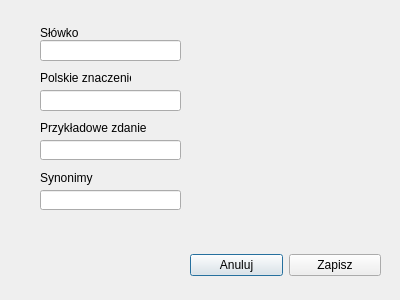
<?xml version="1.0" encoding="UTF-8"?>
<ui version="4.0">
 <class>AddWordWindow</class>
 <widget class="QDialog" name="AddWordWindow">
  <property name="geometry">
   <rect>
    <x>0</x>
    <y>0</y>
    <width>400</width>
    <height>300</height>
   </rect>
  </property>
  <property name="windowTitle">
   <string>Dodaj słowo</string>
  </property>
  <widget class="QLabel" name="label">
   <property name="geometry">
    <rect>
     <x>40</x>
     <y>23</y>
     <width>47</width>
     <height>20</height>
    </rect>
   </property>
   <property name="text">
    <string>Słówko</string>
   </property>
  </widget>
  <widget class="QLineEdit" name="eng_word_edit">
   <property name="geometry">
    <rect>
     <x>40</x>
     <y>40</y>
     <width>141</width>
     <height>21</height>
    </rect>
   </property>
  </widget>
  <widget class="QLabel" name="label_2">
   <property name="enabled">
    <bool>true</bool>
   </property>
   <property name="geometry">
    <rect>
     <x>40</x>
     <y>70</y>
     <width>91</width>
     <height>16</height>
    </rect>
   </property>
   <property name="text">
    <string>Polskie znaczenie</string>
   </property>
  </widget>
  <widget class="QLineEdit" name="pol_word_edit">
   <property name="geometry">
    <rect>
     <x>40</x>
     <y>90</y>
     <width>141</width>
     <height>21</height>
    </rect>
   </property>
  </widget>
  <widget class="QLabel" name="label_3">
   <property name="enabled">
    <bool>true</bool>
   </property>
   <property name="geometry">
    <rect>
     <x>40</x>
     <y>120</y>
     <width>111</width>
     <height>16</height>
    </rect>
   </property>
   <property name="text">
    <string>Przykładowe zdanie</string>
   </property>
  </widget>
  <widget class="QLineEdit" name="sentence_edit">
   <property name="geometry">
    <rect>
     <x>40</x>
     <y>140</y>
     <width>141</width>
     <height>20</height>
    </rect>
   </property>
  </widget>
  <widget class="QLabel" name="label_4">
   <property name="enabled">
    <bool>true</bool>
   </property>
   <property name="geometry">
    <rect>
     <x>40</x>
     <y>170</y>
     <width>111</width>
     <height>16</height>
    </rect>
   </property>
   <property name="text">
    <string>Synonimy</string>
   </property>
  </widget>
  <widget class="QLineEdit" name="synonyms_edit">
   <property name="geometry">
    <rect>
     <x>40</x>
     <y>190</y>
     <width>141</width>
     <height>20</height>
    </rect>
   </property>
  </widget>
  <widget class="QWidget" name="horizontalLayoutWidget">
   <property name="geometry">
    <rect>
     <x>190</x>
     <y>240</y>
     <width>191</width>
     <height>51</height>
    </rect>
   </property>
   <layout class="QHBoxLayout" name="horizontalLayout">
    <item>
     <widget class="QPushButton" name="cancel_button">
      <property name="text">
       <string>Anuluj</string>
      </property>
     </widget>
    </item>
    <item>
     <widget class="QPushButton" name="save_button">
      <property name="text">
       <string>Zapisz</string>
      </property>
     </widget>
    </item>
   </layout>
  </widget>
 </widget>
 <resources/>
 <connections/>
</ui>
